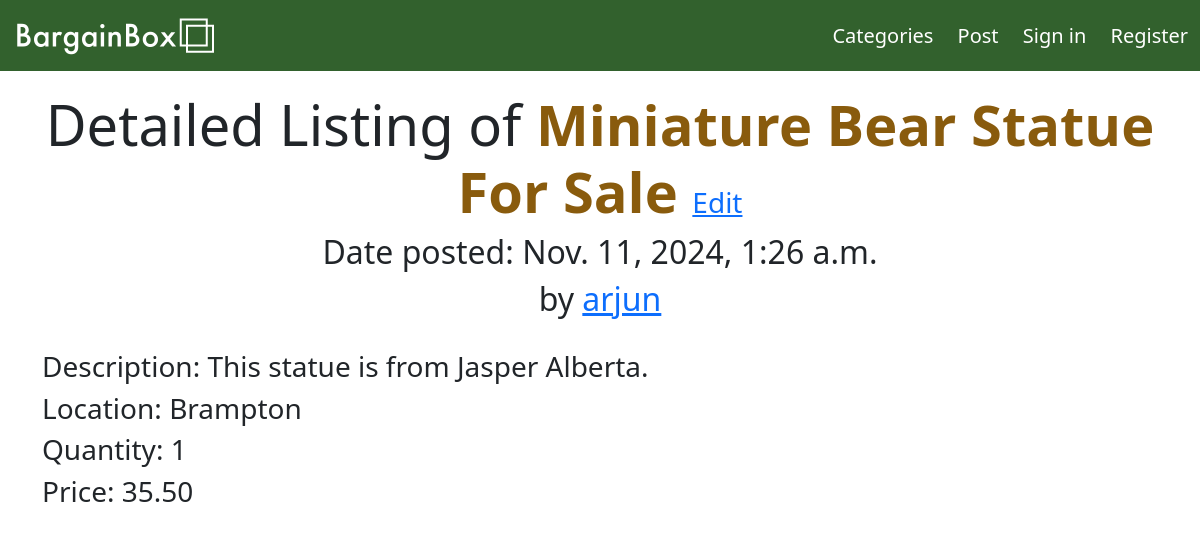
The app's page /post/view/15/, older data.
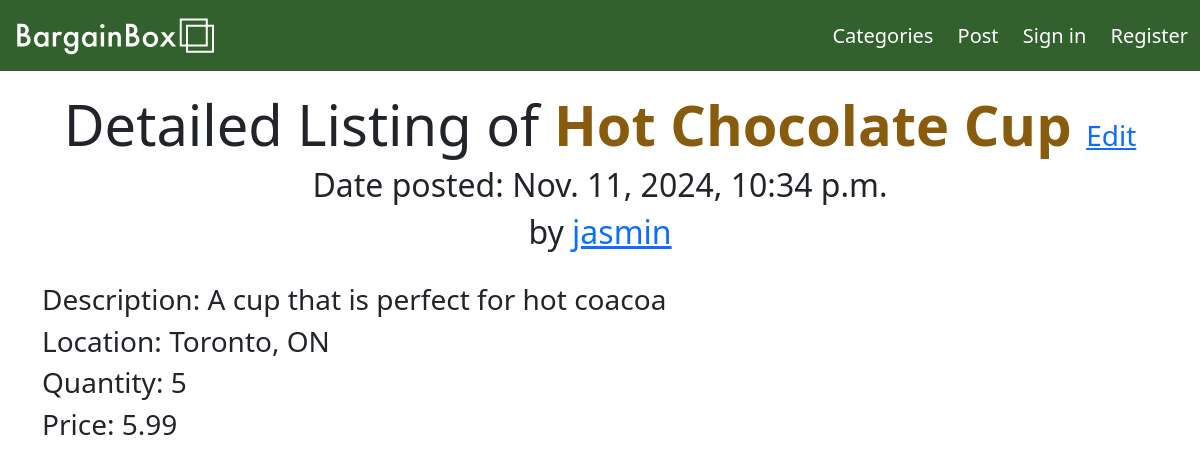
The same page, newer data.
### post/models.py (models this page shows, shortened)
class Post(models.Model):
    title = models.CharField(max_length=100)
    content = models.TextField()
    location = models.CharField(max_length=100)
    quantity = models.PositiveIntegerField(default=1)
    price = models.DecimalField(max_digits=10, decimal_places=2)
    date_posted = models.DateTimeField(default = timezone.now)
    author = models.ForeignKey(User, on_delete=models.CASCADE)
    image = models.ImageField(upload_to='post_images/', null=True, blank=True) # Allows pictures to be added to posts (pictures are optional)

### post/views.py (the view)
# urls.py: path('view/<int:pk>/', PostDetailView.as_view(), name = 'post-detail'), # added for detailed view
class PostDetailView(DetailView):
    model = Post
    template_name = "post/post_detail.html"

### post/templates/post/post_detail.html (shortened to what this page needs)
{% extends "home/foundation.html" %}
{% block content %}
<div class="container">
    <h1 class="text-center display-4">
        Detailed Listing of <span style="color:rgb(137, 91, 13); font-weight: bold;">{{ post.title }}</span>
        <span style="font-size:0.5em"><a href="{% url 'post-edit' pk=post.pk %}">Edit</a></span>
    </h1>
</div>
<h2 class="text-center">
    Date posted: {{ post.date_posted }}
</h2>
<h2 class="text-center">
    by <a href="#">{{ post.author }}</a>
</h2>
<br>
<div class="container align-items-center justify-content-center">
    <h3>Description: {{ post.content }}</h3>
    <h3>Location: {{ post.location }}</h3>
    <h3>Quantity: {{ post.quantity }}</h3>
    <h3>Price: {{ post.price }}</h3>
</div>
{% endblock content %}

Row changes from the older to the newer data that the page shows:
changed Post: title "Miniature Bear Statue For Sale" → "Hot Chocolate Cup"; date_posted "Nov. 11, 2024, 1:26 a.m." → "Nov. 11, 2024, 10:34 p.m."; author "arjun" → "jasmin"; content "This statue is from Jasper Alberta." → "A cup that is perfect for hot coacoa"; location "Brampton" → "Toronto, ON"; quantity "1" → "5"; price "35.50" → "5.99"
